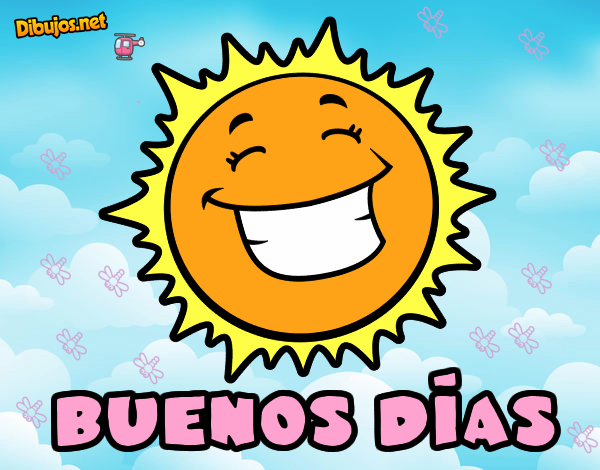
#> input picture MenuDireccionGestor/Resources/mxcpbuenos-dias-felicitaciones-9934658.jpg, 600 x 470 px, given in place of predictions.jpg, which was not available
$ jupyter execute --allow-errors YOLO_DETECTION_.ipynb   (shell and % lines are left out)   (text cells are left out)
#> lines starting #> are read from the running program, lines starting #| are printed output that depends on the picture
[cell 1]
# change makefile to have GPU and OPENCV enabled
%cd darknet

[cell 2]
# verify CUDA

#> (a cell that did not finish here is left out)

[cell 4]
def imShow(path):
#> called with path = 'predictions.jpg'
  import cv2
  import matplotlib.pyplot as plt
  %matplotlib inline

  image = cv2.imread(path)
#> image is the input picture: shape (470, 600, 3); mean B, G, R 167.4, 187.4, 165.8
  height, width = image.shape[:2]
#> height = 470; width = 600
  resized_image = cv2.resize(image,(3*width, 3*height),interpolation = cv2.INTER_CUBIC)
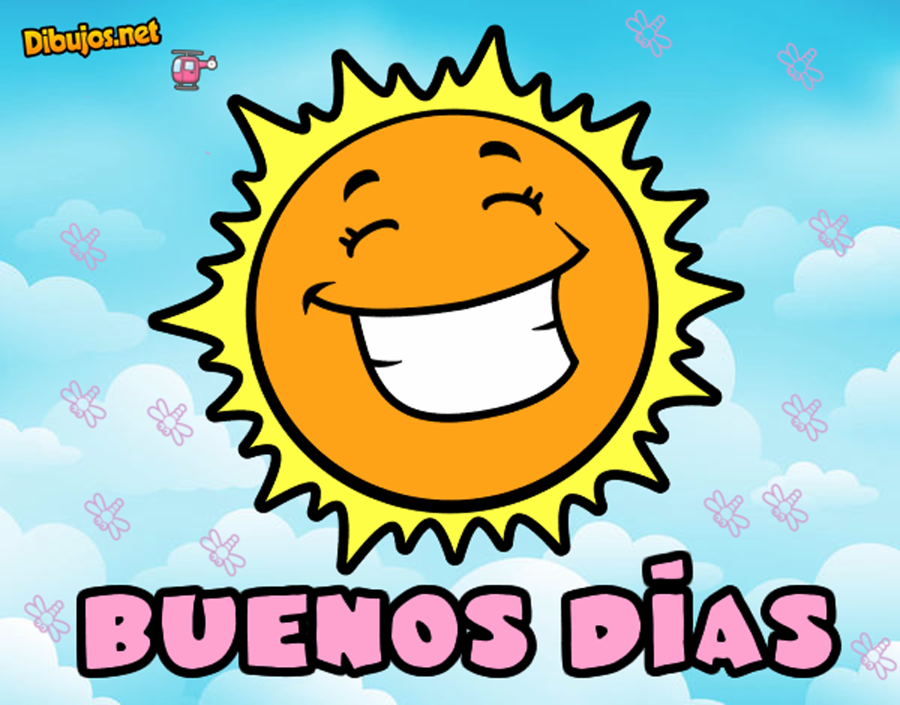
#> resized_image: shape (1410, 1800, 3) (shown at 1/2 size); mean B, G, R 167.5, 187.6, 165.8
  fig = plt.gcf()
  fig.set_size_inches(18,10)
  plt.axis("off")
  plt.imshow(cv2.cvtColor(resized_image, cv2.COLOR_BGR2RGB))
  plt.show()

def upload():
  from google.colab import files
  uploaded = files.upload()
  for name, data in uploaded.items():
    with open(name, 'wb') as f:
      f.write(data)
      print('saved file', name)

def download(path):
  from google.colab import files
  files.download(path)


$ run again, on MenuDireccionGestor/Resources/mxcpimagen4.jpg
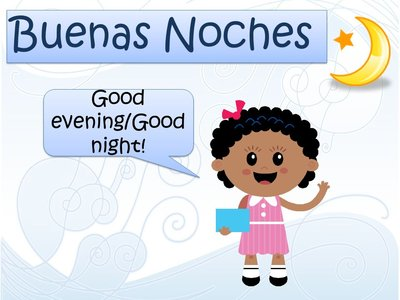
#> input picture MenuDireccionGestor/Resources/mxcpimagen4.jpg, 400 x 300 px, given in place of predictions.jpg, which was not available
#> in imShow, image is the input picture: shape (300, 400, 3); mean B, G, R 225.2, 217.3, 213
#> in imShow, `resized_image = cv2.resize(image,(3*width, 3*height),interpolation = c..`:
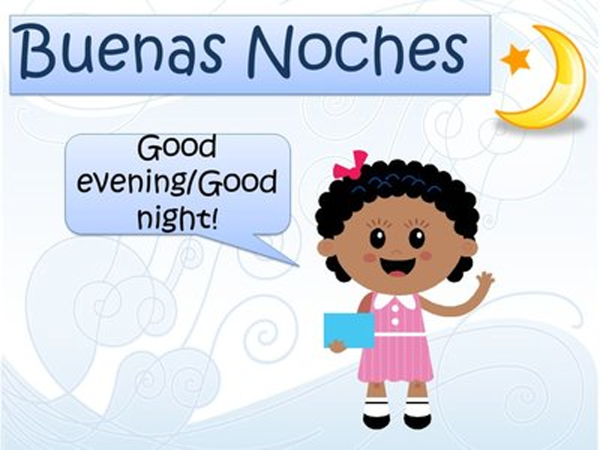
#> resized_image: shape (900, 1200, 3) (shown at 1/2 size); mean B, G, R 225.1, 217.3, 213

$ run again, on MenuDireccionGestor/Resources/mxcpjpeg.jpg
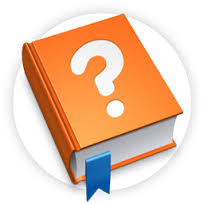
#> input picture MenuDireccionGestor/Resources/mxcpjpeg.jpg, 204 x 204 px, given in place of predictions.jpg, which was not available
#> in imShow, image is the input picture: shape (204, 204, 3); mean B, G, R 181.1, 203.2, 235.8
#> in imShow, `resized_image = cv2.resize(image,(3*width, 3*height),interpolation = c..`:
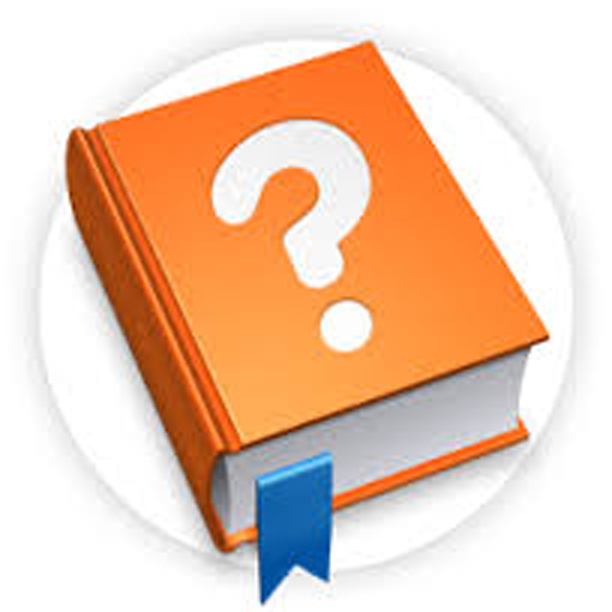
#> resized_image: shape (612, 612, 3); mean B, G, R 181.1, 203.2, 235.7
